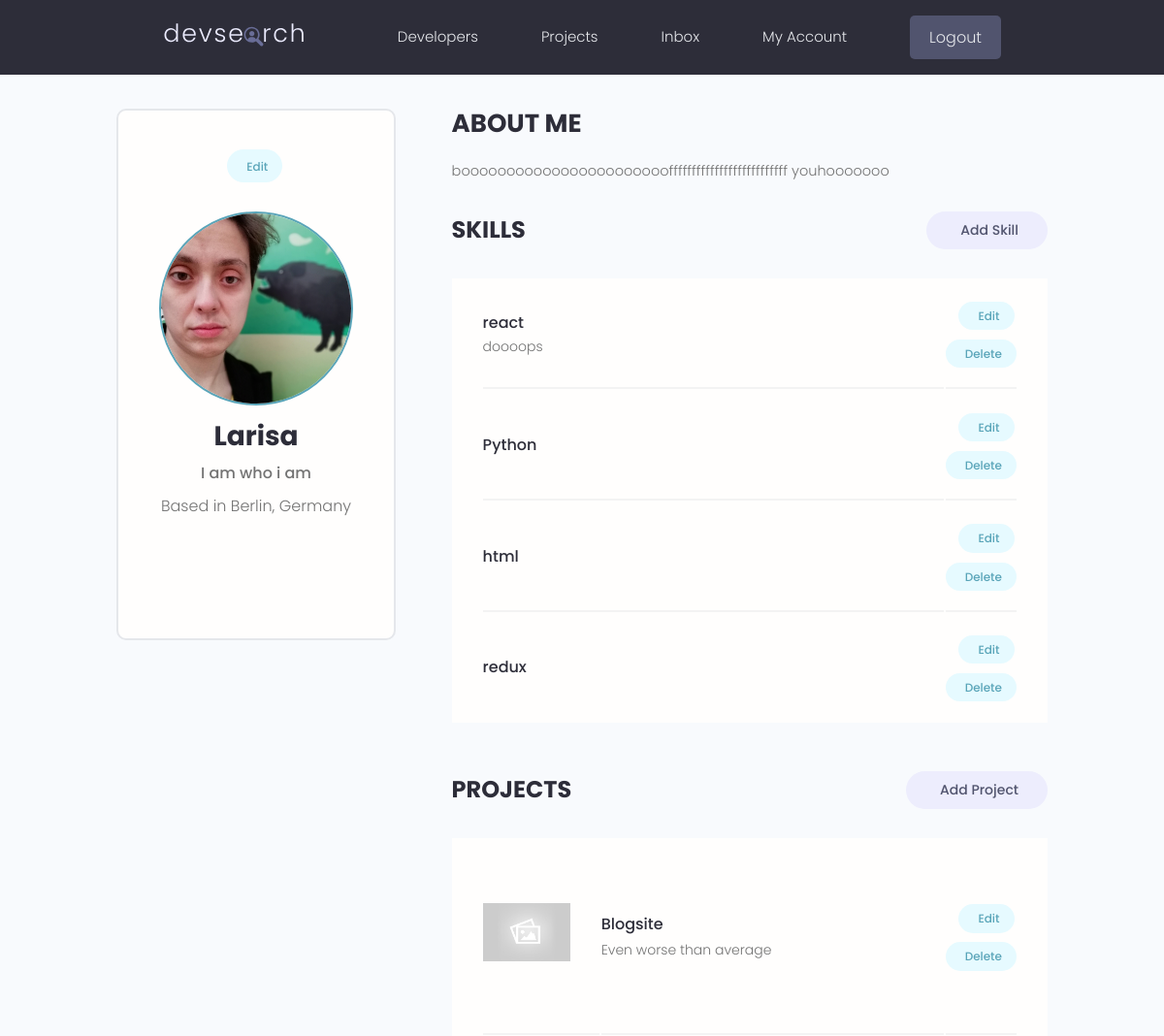
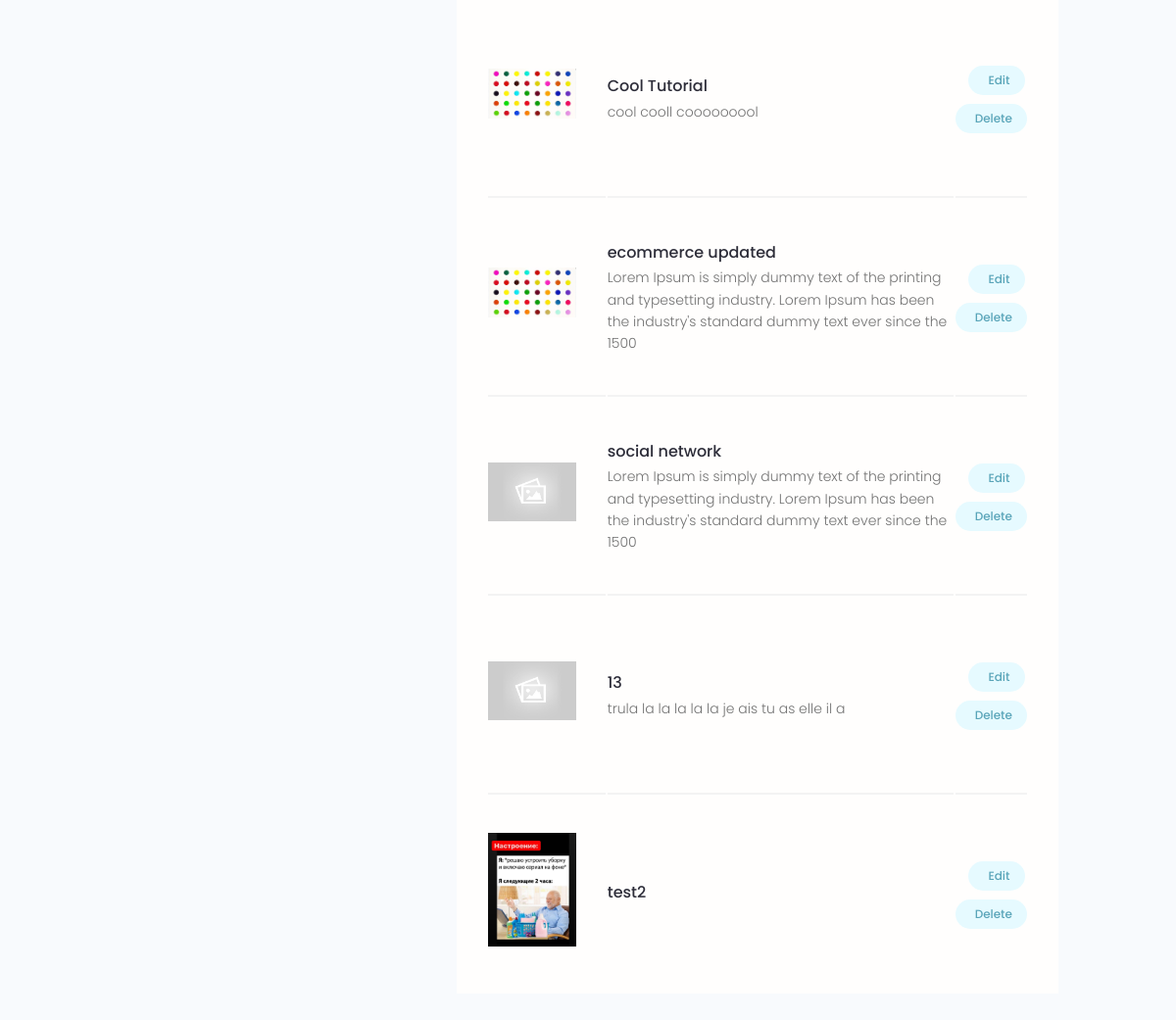
The app's page /account/ (signed in) with its own data (2 pictures, top to bottom).
### users/models.py (models this page shows, shortened)
class Profile(models.Model):
    user = models.OneToOneField(User, on_delete=models.CASCADE, null=True, blank=True)
    name = models.CharField(max_length=200, blank=True, null=True)
    email = models.EmailField(max_length=500, blank=True, null=True)
    username = models.CharField(max_length=200, blank=True, null=True)
    location = models.CharField(max_length=200, blank=True, null=True)
    short_info = models.CharField(max_length=200, blank=True, null=True)
    bio = models.TextField(blank=True, null=True)
    profile_image = models.ImageField(null=True, blank=True, upload_to='profiles/', default='profiles/user-default.jpg')
    social_github = models.CharField(max_length=200, blank=True, null=True)
    social_twitter = models.CharField(max_length=200, blank=True, null=True)
    social_linkedin = models.CharField(max_length=200, blank=True, null=True)
    social_youtube = models.CharField(max_length=200, blank=True, null=True)
    social_website = models.CharField(max_length=200, blank=True, null=True)
    created = models.DateTimeField(auto_now_add=True)
    id = models.UUIDField(default=uuid.uuid4, unique=True, primary_key=True, editable=False)
    class Meta:
        ordering = ['created']
    @property
    def imageURL(self):
        try:
            url = self.profile_image.url
        except:
            url = ''
        return url

class Skill(models.Model):
    owner = models.ForeignKey(Profile, on_delete=models.CASCADE, null=True, blank=True)
    name = models.CharField(max_length=200, blank=True, null=True)
    description = models.TextField(null=True, blank=True)
    created = models.DateTimeField(auto_now_add=True)
    id = models.UUIDField(default=uuid.uuid4, unique=True, primary_key=True, editable=False)

### projects/models.py (models this page shows, shortened)
class Project(models.Model):
    owner = models.ForeignKey(Profile, null=True, blank=True, on_delete=models.CASCADE)
    title = models.CharField(max_length=200)
    description = models.TextField(null=True, blank=True)
    featured_image = models.ImageField(null=True, blank=True, default="default.jpg")
    demo_link = models.CharField(max_length=2000, null=True, blank=True)
    source_link = models.CharField(max_length=2000, null=True, blank=True)
    tags = models.ManyToManyField('Tag', blank=True)
    vote_total = models.IntegerField(default=0, null=True, blank=True)
    vote_ratio = models.IntegerField(default=0, null=True, blank=True)
    created = models.DateTimeField(auto_now_add=True)
    id = models.UUIDField(default=uuid.uuid4, unique=True, primary_key=True, editable=False)
    class Meta:
        ordering = ['-vote_ratio', '-vote_total', 'title']
    @property
    def imageURL(self):
        try:
            url = self.featured_image.url
        except:
            url = ''
        return url

### users/views.py (the view)
# urls.py: path('account/', views.userAccount, name="account"),
@login_required(login_url='login')
def userAccount(request):
    profile = request.user.profile
    skills = profile.skill_set.all()
    projects = profile.project_set.all()
    context = {'profile': profile, 'skills': skills, 'projects': projects }
    return render(request, 'users/account.html', context)

### users/templates/users/account.html (shortened to what this page needs)
{% extends 'main.html' %}
{% block content %}
  <main class="settingsPage profile my-md">
    <div class="container">
      <div class="layout">
        <div class="column column--1of3">
          <div class="card text-center">
            <div class="card__body dev">
          <a class="tag tag--pill tag--main settings__btn" href="{% url 'edit-account' %}"> Edit</a>
              <img class="avatar avatar--xl dev__avatar" src="{{profile.imageURL}}" />
              <h2 class="dev__name">{{profile.name}}</h2>
              <p class="dev__title">{{profile.short_info}}</p>
              <p class="dev__location">Based in {{profile.location}}</p>
              <ul class="dev__social">
              </ul>
            </div>
          </div>
        </div>
        <div class="column column--2of3">
          <div class="devInfo">
            <h3 class="devInfo__title">About Me</h3>
            <p class="devInfo__about">
              {{profile.bio}}
            </p>
          </div>
          <div class="settings">
            <h3 class="settings__title">Skills</h3>
            <a class="tag tag--pill tag--sub settings__btn tag--lg" href="{% url 'create-skill' %}"> Add Skill</a>
          </div>
          <table class="settings__table">
            {% for skill in skills %}
            <tr>
              <td class="settings__tableInfo">
                <h4>{{skill.name}}</h4>
                <p>
                  {{skill.description}}
                </p>
              </td>
              <td class="settings__tableActions">
                <a class="tag tag--pill tag--main settings__btn" href="{% url 'update-skill' skill.id %}"> Edit</a>
                <a class="tag tag--pill tag--main settings__btn" href="{% url 'delete-skill' skill.id %}?next=/account">
                  Delete</a>
              </td>
            </tr>
            {% endfor %}
          </table>
          <div class="settings">
            <h3 class="settings__title">Projects</h3>
            <a class="tag tag--pill tag--sub settings__btn tag--lg" href="{% url 'create-project' %}"> Add Project</a>
          </div>
          <table class="settings__table">
            {% for project in projects %}
            <tr>
              <td class="settings__thumbnail">
                <a href="{% url 'project' project.id %}"><img src="{{project.imageURL}}" alt="Project Thumbnail" /></a>
              </td>
              <td class="settings__tableInfo">
                <a href="{% url 'project' project.id %}">{{project.title}}</a>
                <p>
                  {{project.description|slice:"150"}}
                </p>
              </td>
              <td class="settings__tableActions">
                <a class="tag tag--pill tag--main settings__btn" href="{% url 'update-project' project.id %}"> Edit</a>
                <a class="tag tag--pill tag--main settings__btn" href="{% url 'delete-project' project.id %}?next=/account">
                  Delete</a>
              </td>
            </tr>
            {% endfor %}
            </table>
        </div>
      </div>
    </div>
  </main>
{% endblock content %}

### static/styles/app.css (style rules this page uses)
:root { --color-sub: #2d2d39; }
.card { border: 2px solid var(--color-light); }
img { width: 100%; }
.profile .card > .dev { padding: 4rem; }
.dev__avatar { display: block; margin: auto; }
.dev__name { color: var(--color-sub); font-size: 2.8rem; font-weight: 700; margin-top: 1rem; margin-bottom: 0.5rem; }
.dev__title { font-size: 1.6rem; font-weight: 500; line-height: 1.3; }
.dev__location { margin-top: 1rem; }
.dev__social { margin: 3rem 0; list-style: none; display: flex; justify-content: center; gap: 1.5rem; }
.devInfo { margin-bottom: 3rem; }
.devInfo__title, .devInfo__subtitle { font-size: 2.6rem; color: var(--color-sub); text-transform: uppercase; font-weight: 700; margin-bottom: 1.5rem; }
.devInfo__about, .devSkill__info { font-size: 1.45rem; line-height: 1.7; text-align: justify; }
.settingsPage .dev > .settings__btn { display: inline-block; margin-bottom: 3rem; }
.settings { display: flex; justify-content: space-between; align-items: center; }
.settings__title { font-size: 2.4rem; text-transform: uppercase; font-weight: 700; color: var(--color-sub); }
.settings__table { margin-top: 3rem; margin-bottom: 5rem; padding: 0 3rem; background: var(--color-white); }
.settings__table tr { width: 100%; }
.settings__table tr > td { padding: 2rem 0; }
.settings__table tr:not(:last-child) td { border-bottom: 2px solid var(--color-white-light); }
.settings__thumbnail { width: 23%; min-width: 10rem; }
.settings__thumbnail img { padding-right: 3rem; height: 15rem; object-fit: contain; }
.settings__tableInfo { width: 100%; }
.settings__tableInfo h4, .settings__tableInfo a { padding-right: 1rem; width: auto; font-size: 1.6rem; font-weight: 500; color: var(--color-sub); }
.settings__tableInfo p { font-size: 1.4rem; }
.settings__tableActions { text-align: right; }

### static/uikit/styles/modules/_variables.css (style rules this page uses)
:root { --color-main: #5aa5b9; --color-main-light: #e6faff; --color-sub: #3f4156; --color-sub-light: #51546e; --color-sub-lighter: #ededfd; --color-text: #737373; --color-gray: #8b8b8b; --color-light: #e5e7eb; --color-light-gray: #767676; --color-bg: #f8fafd; --color-white: #fffefd; --color-white-light: #f3f3f3; --color-success: #359e64; --color-success-bg: #def8e8; --color-error: #fc4b0b; --color-error-bg: #fff2ee; --font-base: 'Poppins', arial, helvetica, 'Segoe UI', roboto, ubuntu, sans-serif; --font-monospace: 'Fira Code', 'Courier New', courier, monospace; --font-regular: 300; --font-medium: 500; --font-bold: 700; --generic-shadow: 1px 1px 5px #00000010; --generic-transition: all 0.3s ease-in-out; }

### static/uikit/styles/modules/_base.css (style rules this page uses)
* { margin: 0; padding: 0; box-sizing: border-box; text-rendering: optimizeLegibility; color: inherit; font-size: inherit; }
html { font-size: 50%; }
@media only screen and (min-width: 480px) { html { font-size: 56.25%; } }
@media only screen and (min-width: 1200px) { html { font-size: 62.5%; } }
body { line-height: 1.6; font-weight: 400; font-size: 1.5rem; color: var(--color-text); background-color: var(--color-bg); min-height: 100vh; }

### static/uikit/styles/modules/_typography.css (style rules this page uses)
* { font-family: var(--font-base); }
h2 { font-size: 3.6rem; font-weight: var(--font-bold); }
h3 { font-size: 3.2rem; font-weight: var(--font-medium); }
h4 { font-size: 2.8rem; font-weight: var(--font-medium); }
p, span, strong { font-size: 1.6rem; color: var(--color-text); font-weight: var(--font-regular); }
a { padding-bottom: 2px; text-decoration: none; display: inline-block; color: var(--color-main); font-weight: var(--font-medium); }

### static/uikit/styles/modules/_utilities.css (style rules this page uses)
.container { width: 92%; max-width: 165rem; margin: 0 auto; box-sizing: border-box; }
@media screen and (min-width: 1000px) { .container { width: 90%; } }
@media screen and (min-width: 1200px) { .container { width: 80%; } }
.text-center { text-align: center; }
.my-md { margin: 3rem auto; }

### static/uikit/styles/modules/_avatar.css (style rules this page uses)
.avatar { border-radius: 50%; border: 2px solid var(--color-main); object-fit: cover; }
.avatar--xl { height: 20rem; width: 20rem; }

### static/uikit/styles/modules/_card.css (style rules this page uses)
.card { border-radius: 1rem; background-color: var(--color-white); border: 1.5px solid var(--color-light); width: auto; height: auto; margin-top: 0.5rem; margin-bottom: 0.5rem; overflow: hidden; }
.card__body, .card__header { padding: 2rem 2.5rem; }

### static/uikit/styles/modules/_layout.css (style rules this page uses)
.layout { display: flex; flex-flow: row wrap; justify-content: space-between; }
.layout > .column { margin-bottom: 3rem; }
.layout > .column.column--1of3 { flex-basis: 30%; }
.layout > .column.column--2of3 { flex-basis: 64%; }

### records on screen
Profile: imageURL (picture), name "Larisa", short_info "I am who i am", location "Berlin, Germany", bio "boooooooooooooooooooooooffffffffffffffffffffffffff youhooooooo"
Skill: name "react", description "doooops"
Skill: name "Python"
Skill: name "html"
Skill: name "redux"
Project: imageURL (placeholder picture), title "Blogsite", description "Even worse than average"
Project: imageURL (picture), title "Cool Tutorial", description "cool cooll cooooooool"
Project: imageURL (picture), title "ecommerce updated", description "Lorem Ipsum is simply dummy text of the printing and typesetting industry. Lorem Ipsum has been the industry's standard dummy text ever since the 1500"
Project: imageURL (placeholder picture), title "social network", description "Lorem Ipsum is simply dummy text of the printing and typesetting industry. Lorem Ipsum has been the industry's standard dummy text ever since the 1500"
Project: imageURL (placeholder picture), title "13", description "trula la la la la la je ais tu as elle il a"
Project: imageURL (picture), title "test2"
